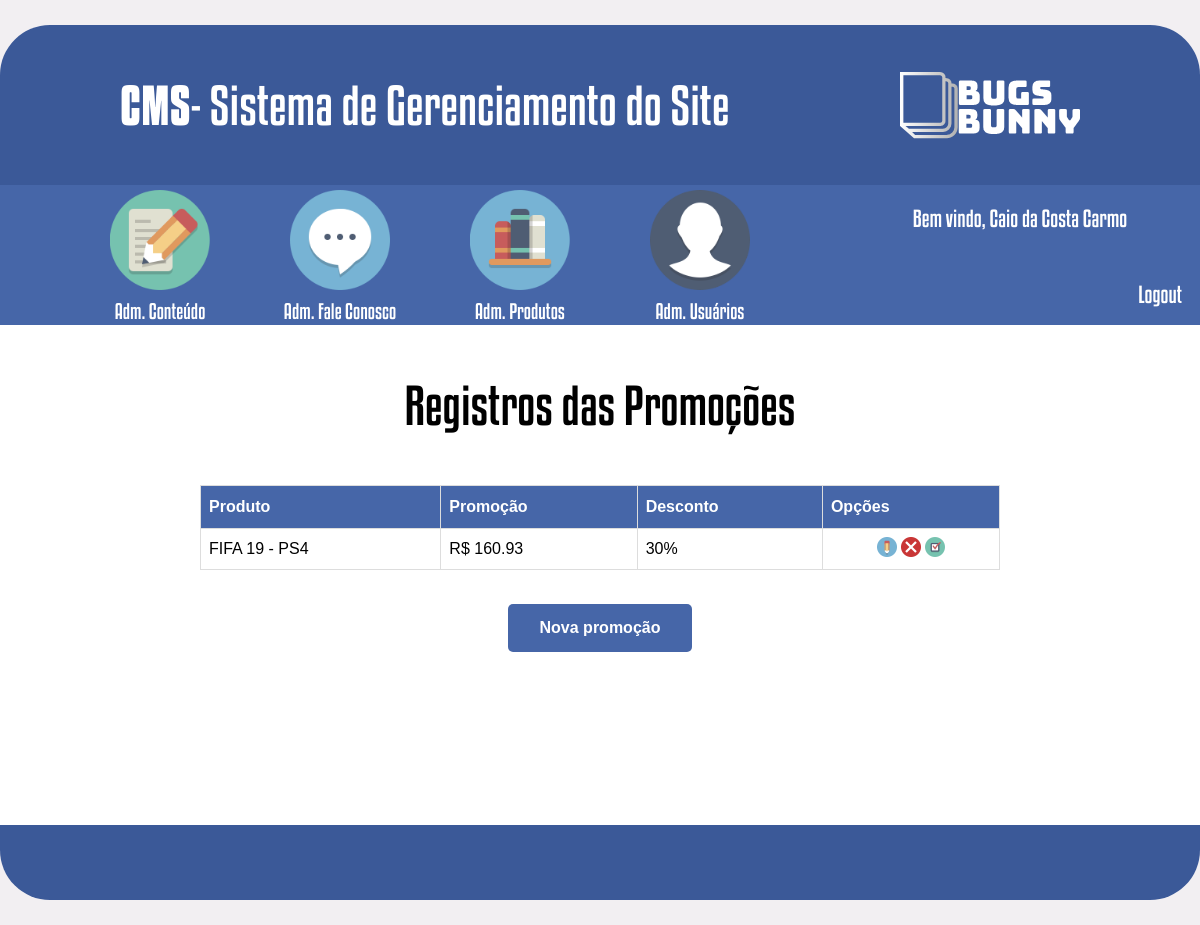
/cms/adm_promocoes.php (signed in), run on the app's committed database.
### tables this page shows
CREATE TABLE `tbl_usuario` (
  `idUsuario` int(11) NOT NULL AUTO_INCREMENT,
  `nome` varchar(100) NOT NULL,
  `login` varchar(45) NOT NULL,
  `senha` varchar(45) NOT NULL,
  `email` varchar(100) NOT NULL,
  `idNivel` int(11) NOT NULL,
  PRIMARY KEY (`idUsuario`),
  UNIQUE KEY `login_UNIQUE` (`login`),
  KEY `FK_tbl_usuario_tbl_nivel_usuario_idx` (`idNivel`),
  CONSTRAINT `FK_tbl_usuario_tbl_nivel_usuario` FOREIGN KEY (`idNivel`) REFERENCES `tbl_nivel_usuario` (`idnivel`)
);

CREATE TABLE `tbl_promocoes` (
  `idPromocao` int(11) NOT NULL AUTO_INCREMENT,
  `idProduto` int(11) NOT NULL,
  `desconto` int(11) NOT NULL,
  `status` int(11) NOT NULL,
  PRIMARY KEY (`idPromocao`),
  KEY `FK_tbl_promocoes_tbl_produto_idx` (`idProduto`),
  CONSTRAINT `FK_tbl_promocoes_tbl_produto` FOREIGN KEY (`idProduto`) REFERENCES `tbl_produto` (`idproduto`)
);

CREATE TABLE `tbl_produto` (
  `idProduto` int(11) NOT NULL AUTO_INCREMENT,
  `produto` varchar(50) NOT NULL,
  `descricao` text NOT NULL,
  `preco` decimal(7,2) NOT NULL,
  `idSubcategoria` int(11) NOT NULL,
  `status` int(11) NOT NULL,
  `foto` varchar(100) NOT NULL,
  PRIMARY KEY (`idProduto`),
  KEY `FK_tbl_produto_tbl_subcategoria_idx` (`idSubcategoria`),
  CONSTRAINT `FK_tbl_produto_tbl_subcategoria` FOREIGN KEY (`idSubcategoria`) REFERENCES `tbl_subcategoria` (`idsubcategoria`)
);

### verificar_autenticacao.php (called while the page is built, shortened)
<?php
    function verificarAutentica(){
    $conexao = conexaoBD();
    if(isset($_SESSION['idUser'])){
        $idUser = $_SESSION['idUser'];
        $sql = "SELECT * FROM tbl_usuario WHERE idUsuario =".$idUser;
        $select  = mysqli_query($conexao, $sql);
        $rsUser = mysqli_fetch_array($select);
    }else
        header('location:../index.php');
        return $rsUser;
    }
?>

### cms/adm_promocoes.php (the view, shortened to what this page needs)
<?php
    require_once('../verificar_autenticacao.php');
    $rsUser = verificarAutentica();
    $bloqueioConteudo = null;
    $bloqueioFaleConosco = null;
    $bloqueioProduto = null;
    $bloqueioUsuario = null;
    if($rsUser['idNivel'] == 21){
        $bloqueioConteudo = "";
        $bloqueioFaleConosco = "";
        $bloqueioProduto = "style='filter: grayscale(100%); pointer-events: none;'";
        $bloqueioUsuario = "style='filter: grayscale(100%); pointer-events: none;'";
    }else if ($rsUser['idNivel'] == 22){
        $bloqueioConteudo = "style='filter: grayscale(100%); pointer-events: none;'";
        $bloqueioFaleConosco = "style='filter: grayscale(100%); pointer-events: none;'";
        $bloqueioProduto = "";
        $bloqueioUsuario = "style='filter: grayscale(100%); pointer-events: none;'";
    } else{
        $bloqueioConteudo = "";
        $bloqueioFaleConosco = "";
        $bloqueioProduto = "";
        $bloqueioUsuario = "";
    }
    $conexao = conexaoBD();
?>
<!DOCTYPE html>
<html>
<head>
    <link rel="stylesheet" type="text/css" href="css/style.css">
</head>
<body>
    <header>
        <div id="caixa_cabecalho">
            <div id="titulo_pagina">
                <span id="negrito">CMS</span> - Sistema de Gerenciamento do Site
            </div>
            <div id="logo_pagina"></div>
        </div>
        <div id="caixa_menu">
            <nav id="menu_principal">
                <div class="itens_menu">
                    <a href="adm_conteudo.php">
                        <img class="imagens_menu" src="imagens/adm_conteudo.png" <?=$bloqueioConteudo ?>>
                    </a>
                    <div class="titulo_menu">Adm. Conteúdo</div>
                </div>
                <div class="itens_menu">
                    <a href="adm_fale_conosco.php">
                        <img class="imagens_menu" src="imagens/adm_fale_conosco.png" <?=$bloqueioFaleConosco ?>>
                    </a>
                    <div class="titulo_menu">Adm. Fale Conosco</div>
                </div>
                <div class="itens_menu">
                    <a href="adm_produtos.php">
                        <img class="imagens_menu" src="imagens/adm_produtos.png" <?=$bloqueioProduto ?>>
                    </a>
                    <div class="titulo_menu">Adm. Produtos</div>
                </div>
                <div class="itens_menu">
                    <a href="adm_users.php">
                        <img class="imagens_menu" src="imagens/adm_usuarios.png" <?=$bloqueioUsuario ?>>
                    </a>
                    <div class="titulo_menu">Adm. Usuários</div>
                </div>
            </nav>
            <div id="area_logout">
                <div id="boas_vindas">Bem vindo,
                    <?= $rsUser['nome'] ?>
                </div>
                <div id="logout"><a href="index.php?logout">Logout</a></div>
            </div>
        </div>
    </header>
    <div id="principal_adm_promocoes">
        <div id="titulo_adm_promocoes">
            Registros das Promoções
        </div>
        <div id="registros_adm_promocoes">
            <table id="tabela">
                <thead>
                    <tr>
                        <th>Produto</th>
                        <th>Promoção</th>
                        <th>Desconto</th>
                        <th>Opções</th>
                    </tr>
                </thead>
                <tbody>
                    <?php
                        $sql = "SELECT promocao.*, produto.produto, produto.preco
                                FROM tbl_promocoes as promocao, tbl_produto as produto
                                WHERE promocao.idProduto = produto.idProduto";
                        $select  = mysqli_query($conexao, $sql);
                        while($rsPromocoes = mysqli_fetch_array($select)){
                    ?>
                    <tr>
                        <td>
                            <?= $rsPromocoes['produto'] ?>
                        </td>
                        <td>
                            R$ <?= $rsPromocoes['preco'] - ($rsPromocoes['preco'] * $rsPromocoes['desconto'] / 100)?>
                        </td>
                        <td>
                            <?= $rsPromocoes['desconto'] ?>%
                        </td>
                        <td id="td_imagens">
                            <a href="formulario_promocoes.php?id=<?= $rsPromocoes['idPromocao'] ?>">
                                <img src="imagens/editar.png" title="Editar">
                            </a>
                            <a href="adm_promocoes.php?modo=excluir&id=<?= $rsPromocoes['idPromocao'] ?>">
                                <img src="imagens/deletar.png" title="Excluir">
                            </a>
                            <?php
                                $status = $rsPromocoes['status'];
                                if($status == 0){
                            ?>
                            <a href="adm_promocoes.php?status=<?= $rsPromocoes['status'] ?>&id=<?= $rsPromocoes['idPromocao'] ?>">
                                <img src="imagens/ativado.png" title="Desativar">
                            </a>
                            <?php } else { ?>
                            <a href="adm_promocoes.php?status=<?= $rsPromocoes['status'] ?>&id=<?= $rsPromocoes['idPromocao'] ?>">
                                <img src="imagens/desativado.png" title="Ativar">
                            </a>
                            <?php } ?>
                        </td>
                    </tr>
                    <?php } ?>
            </table>
        </div>
        <div id="area_botao">
            <form>
                <a href="formulario_promocoes.php">
                    <input type="button" value="Nova promoção" class="button">
                </a>
            </form>
        </div>
    </div>
    <footer></footer>
</body>
</html>

### cms/css/style.css (style rules this page uses)
body { margin: 0px; padding: 0px; background-color: #f2eff2; }
#tabela { font-family: "Trebuchet MS", Arial, Helvetica, sans-serif; border-collapse: collapse; width: 100%; }
#tabela td, #tabela thead th { border: 1px solid #ddd; padding: 8px; }
#tabela thead tr th { padding-top: 12px; padding-bottom: 12px; text-align: left; background-color: #4666a8; color: white; }
#td_imagens { text-align: center; }
#area_botao { width: 500px; margin-left: auto; margin-right: auto; height: auto; text-align: center; }
.button { background-color: #4666a8; border: none; color: white; padding: 15px 32px; text-align: center; text-decoration: none; display: inline-block; font-size: 16px; margin: 4px 2px; cursor: pointer; font-weight: bold; transition-duration: 0.4s; border-radius: 5px; }
a { color: inherit; text-decoration: none; }
header { width: 1200px; height: 300px; margin-top: 25px; background-color: #3b5998; margin-left: auto; margin-right: auto; border-top-left-radius: 50px; border-top-right-radius: 50px; }
#caixa_cabecalho { width: 100%; height: 160px; }
#caixa_menu { width: 100%; height: 140px; background-color: #4666a8; }
#titulo_pagina { width: 55%; height: 160px; float: left; font-family: font-kenyan; font-size: 50px; display: flex; align-items: center; padding-left: 10%; color: #fff; }
#negrito { font-family: font-kenyan-negrito; }
#logo_pagina { width: 35%; height: 160px; background-image: url(../imagens/logo.png); background-repeat: no-repeat; background-position: center; float: left; }
#menu_principal { width: 65%; height: 140px; margin-left: 5%; text-align: center; float: left; }
.itens_menu { width: 160px; height: 135px; margin-top: 5px; margin-left: 20px; float: left; }
.imagens_menu { width: 100px; height: 100px; }
.titulo_menu { width: 160px; height: 35px; margin-top: 5px; font-family: font-kenyan; font-size: 20px; color: #fff; }
#area_logout { width: 30%; height: 140px; float: left; color: #fff; }
#boas_vindas { width: 100%; margin-top: 20px; font-family: font-kenyan; font-size: 22px; text-align: center; }
#logout { width: 95%; margin-top: 50px; font-family: font-kenyan; font-size: 22px; text-align: right; padding-right: 5%; }
#principal_adm_promocoes { width: 1200px; height: 450px; margin-left: auto; margin-right: auto; background-color: #fff; padding-top: 50px; }
#titulo_adm_promocoes { width: 1200px; font-family: font-kenyan; font-size: 50px; text-align: center; }
#registros_adm_promocoes { width: 800px; margin-top: 50px; margin-left: auto; margin-right: auto; max-height: 200px; overflow: auto; margin-bottom: 30px; }
footer { width: 1200px; height: 75px; margin-left: auto; margin-right: auto; border-bottom-left-radius: 50px; border-bottom-right-radius: 50px; background-color: #3b5998; margin-bottom: 25px; }

### data on the page
tbl_usuario: nome "Caio da Costa Carmo"
tbl_promocoes: idProduto.produto "FIFA 19 - PS4", $rsPromocoes['preco'] - ($rsPromocoes['preco'] * $rsPromocoes['desconto'] / 100) "160.93", desconto "30", status 0 (drawn)
